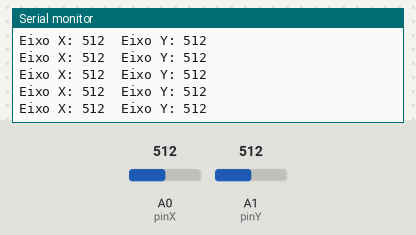
Bench run of a sketch on a simulated Arduino Uno, built with avr-gcc and run on an emulated ATmega328P. On the bench: the last lines printed to the serial monitor. Inputs (shaded band) come from the test bench; at power-on: A0 (pinX) = 512, A1 (pinY) = 512.

Above: at 1.2 s.
1.3 s: A0 (pinX) set to 716
At 1.31 s:
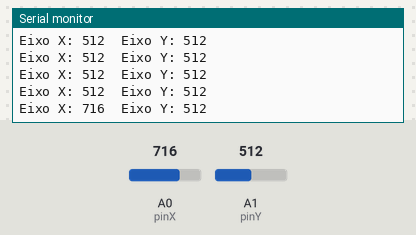
2.8 s: A1 (pinY) set to 716
At 2.82 s:
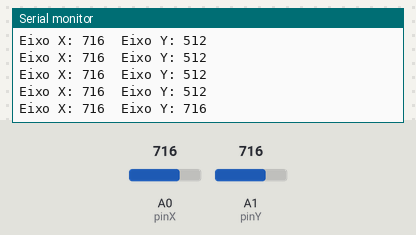
4.3 s: A0 (pinX) set to 900
At 4.33 s:
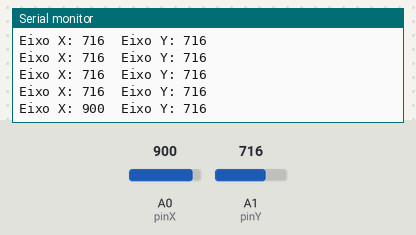
5.8 s: A1 (pinY) set to 900
At 5.84 s:
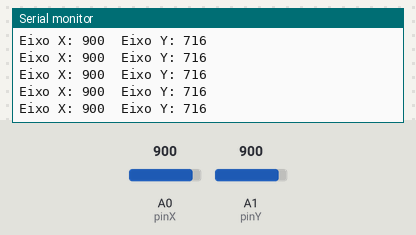
Timing chart, 0 to 8.3 s (numbered marks = the images above; inputs shaded):
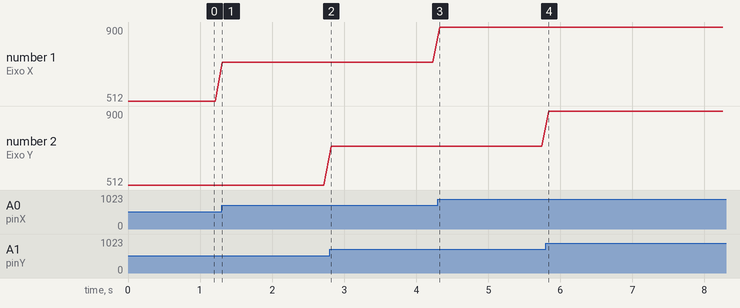

Measured:
- after the input at 1.3 s, the serial monitor: prints a new line at once (image 1)
- after the input at 2.8 s, the serial monitor: prints a new line at once (image 2)
- after the input at 4.3 s, the serial monitor: prints a new line at once (image 3)
- plotted number 1: 512 → 716 after the input at 1.3 s, 716 → 900 after the input at 4.3 s

The sketch:

teste_analogicos.ino
```cpp
const int pinX = A0; // Pino analógico para o eixo X do joystick
const int pinY = A1; // Pino analógico para o eixo Y do joystick

void setup() {
  Serial.begin(9600); // Inicializa a comunicação serial
}

void loop() {
  int xAxisValue = analogRead(pinX); // Lê o valor do eixo X
  int yAxisValue = analogRead(pinY); // Lê o valor do eixo Y

  // Imprime os valores no Monitor Serial
  Serial.print("Eixo X: ");
  Serial.print(xAxisValue);
  Serial.print("\tEixo Y: ");
  Serial.println(yAxisValue);

  delay(100); // Pequena pausa para evitar leituras muito rápidas
}
```
